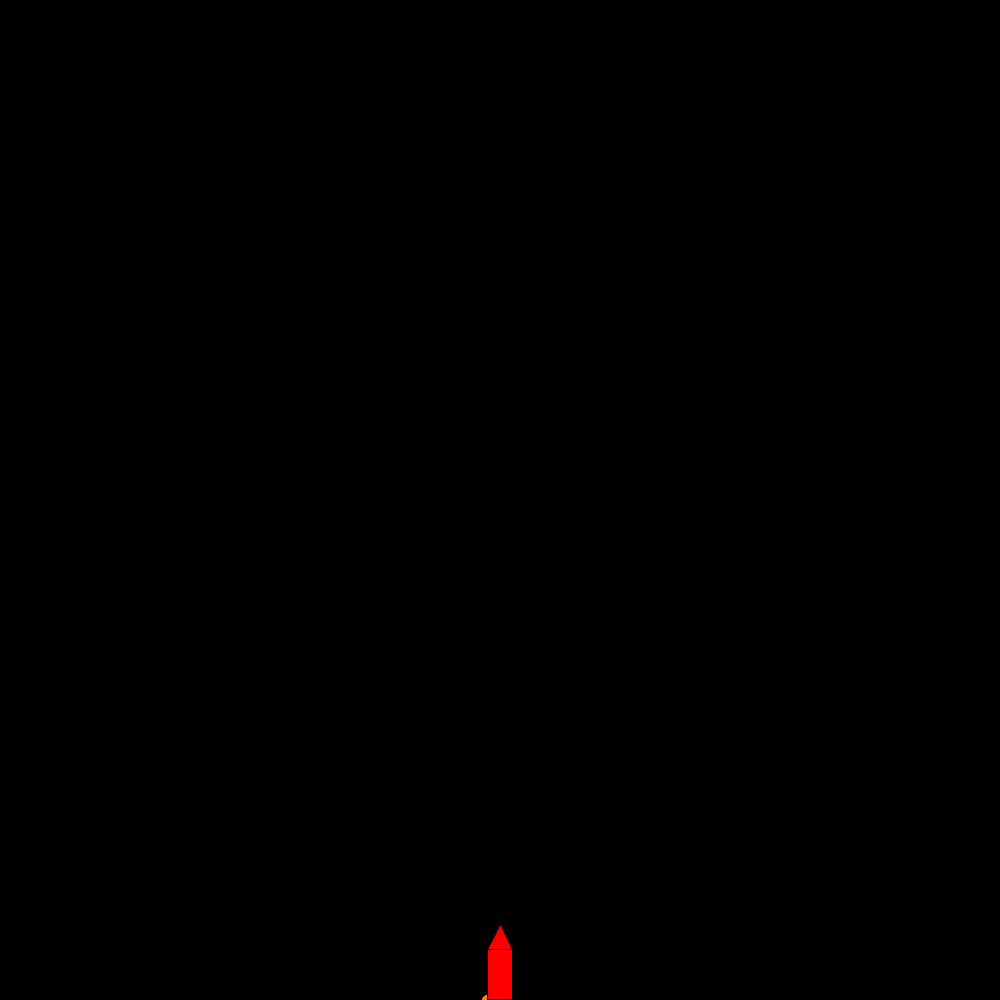
Frame 1 (no input)
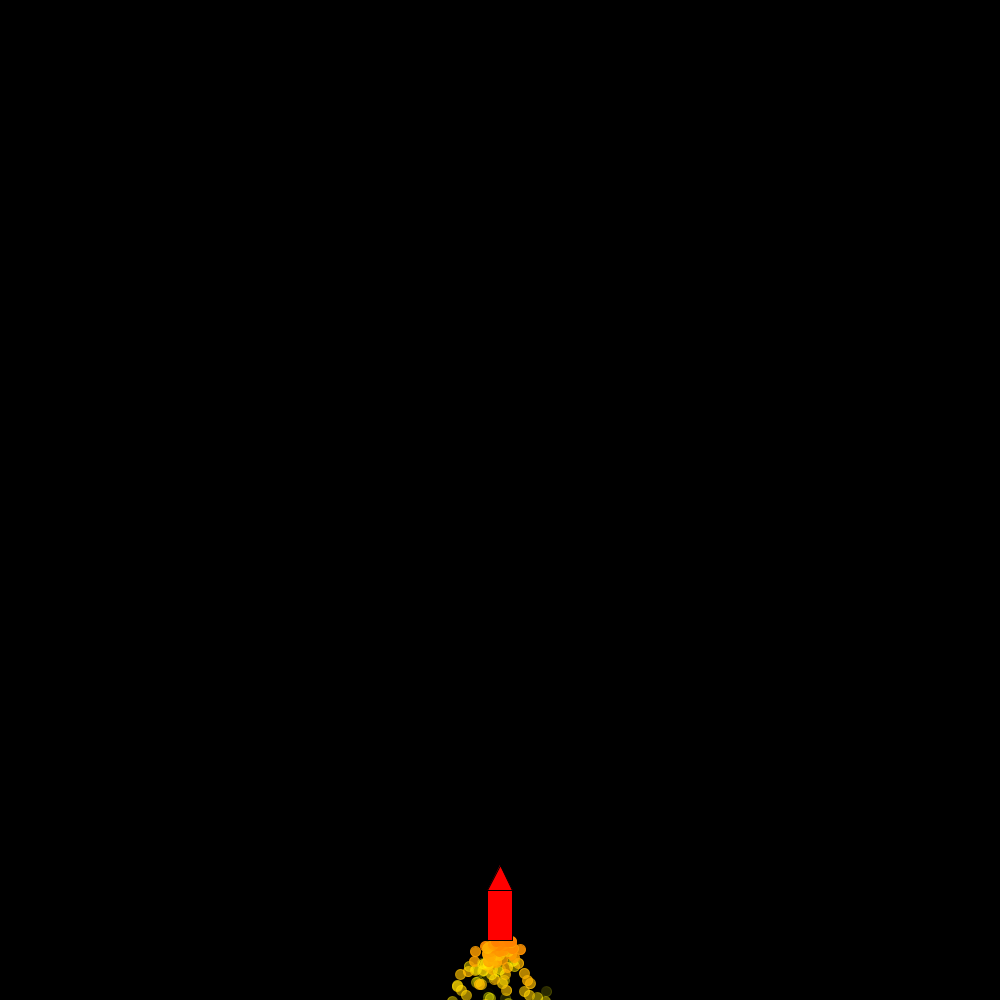
Frame 60 (the mouse pressed at the canvas centre just before this capture)
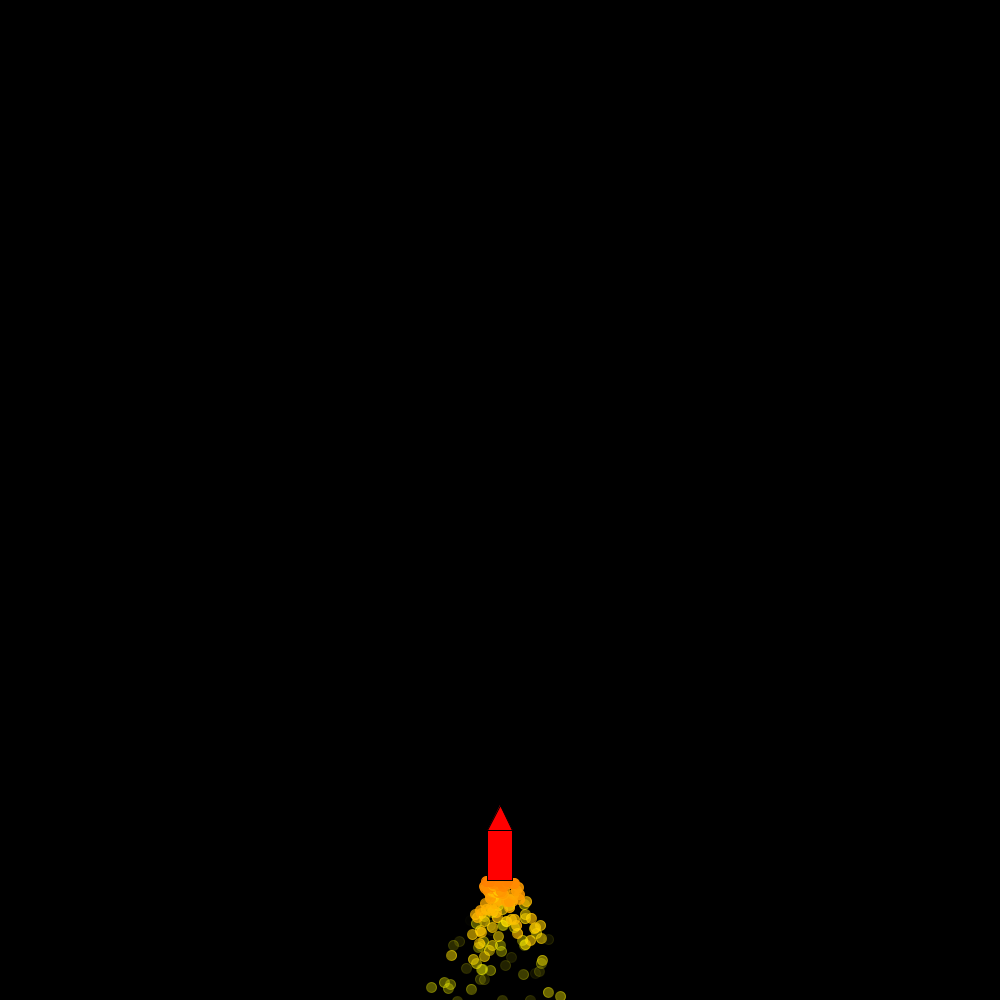
Frame 120 (the mouse held since frame 60 and released just before this capture)

The Processing sketch that drew these frames (run headless with seeded random() and noise(); from frame 60 on, the mouse is pressed at the canvas centre):

// Processing sketch: assignment_4_1
// ── assignment_4_1.pde
/* Rocket with particle system
 * By Jesse Visser & Jonathan Matarazzi
 */
 
Rocket rocket;

void setup() {
  size(1000,1000);
  //Create a new Rocket
  rocket = new Rocket(width/2,height, 1, 50);
}

//Update and display the rocket
void draw() {
  background(0);
  rocket.update();
  rocket.display();
}

// ── Particle.pde
//A Particle class updating the particle according to gravity and displaying it
class Particle {
  PVector pos, vel, grav;
  float lifespan, life;
  
  Particle(PVector pos, PVector vel, float lifespan) {
    this.pos = pos;
    this.vel = vel;
    this.lifespan = lifespan;
    this.life = lifespan;
    this.grav = new PVector(0,.1);
  }
  
  //Add gravitational acceleration to the velocity of the particle
  //then move to particle according to its velocity and subtract some of its life
  void update() {
    vel.add(grav);
    pos.add(vel);
    life-=1;
  }
  
  //Display the particle with a colour based on its remaining life
  void display() {
    color col = color(255,125+map(life,lifespan,0,0,200),0,life/lifespan*255);
    stroke(col);
    fill(col);
    ellipse(pos.x,pos.y,10,10);
  }
  
  //Check if the particle is dead/out of life
  boolean isDead() {
    return life<0;
  }
  
}

// ── ParticleSystem.pde
//A particle system class managing and creating particles with randomized position, velocity and ligespan
class ParticleSystem {
  float variance;
  ArrayList<Particle> particles;

  ParticleSystem(float variance) {
    this.variance = variance;
    particles = new ArrayList<Particle>();
  }

  //Create new particles if needed and update existing particles
  void update(PVector pos) {
    for (int i = 0; i < 5; i++) {
      //Use randomized values for particle creation
      PVector vel = new PVector(random(-2, 2), random(0, 1));
      float lifespan = random(10, 60);
      PVector posVariance = new PVector(random(-variance/2, variance/2), 0);
      particles.add(new Particle(pos.copy().add(posVariance), vel, lifespan));
    }
    //Update existing particles
    for (int i = particles.size()-1; i >= 0; i--) {
      Particle p = particles.get(i);
      p.update();
      //Remove particle if it is dead
      if (p.isDead()) {
        particles.remove(i);
      }
    }
  }

  //Display all existing particles
  void display() {
    for (Particle p : particles) {
      p.display();
    }
  }
}

// ── Rocket.pde
//A rocket class that flies up and has a particle system attached to it
class Rocket {
  
  PVector pos;
  float speed, size;
  ParticleSystem particles;
  
  Rocket(float x, float y, float speed, float size) {
    this.pos = new PVector(x,y);
    this.speed = speed;
    this.size = size;
    this.particles = new ParticleSystem(size/2);
  }
   
  //Update the rocket position and the article system
  void update() {
    particles.update(pos.copy());
    pos.y-=speed;
  }
  
  //Display the particles using the particle system and display the rocket itself
  void display() {
    particles.display();
    stroke(0);
    fill(255,0,0);
    rect(pos.x-size/4,pos.y-size,size/2,size);
    triangle(pos.x-size/4,pos.y-size,pos.x+size/4,pos.y-size,pos.x,pos.y-size*1.5);
  }
  
}
